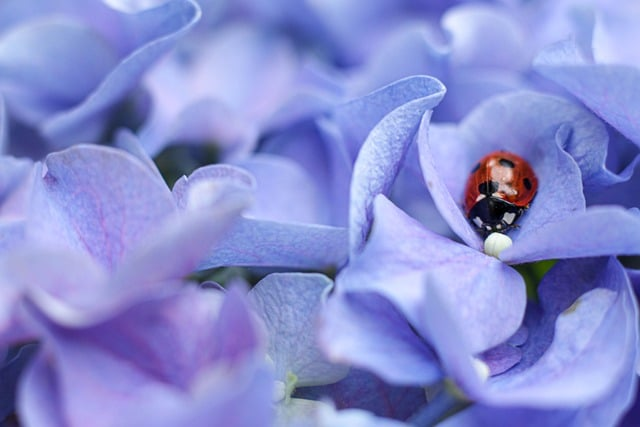
#> input picture Images_Projet/violet.jpg, 640 x 427 px
$ jupyter execute tutoriel.ipynb
#> lines starting #> are read from the running program, lines starting #| are printed output that depends on the picture
# Tutoriel SLIC avec OpenCV

*Arrigoni Ambroise, Benslimane Sarah, Douagi Selma & Sourdrille Nathan*

## Introduction à SLIC

Ce tutoriel aborde la segmentation d'images couleur par l'algorithme SLIC. Il s'agit de la méthode la plus intéressante pour la génération de superpixels.
Le **clustering itératif linéaire simple (SLIC) est une méthode de segmentation d'images utilisée pour générée des superpixels**. Le principe même de SLIC est d'exploiter la redondance spatiale et colorimétrique des images.

Mais commençons par la base, qu'est-ce qu'un superpixel ? Il s'agit tout simplement d'un groupe de pixels voisins qui sont similaires en couleur et proche dans le plan spatial. Autrement dit, on associe des pixels entre eux car ils sont de la même couleur (ou presque) et voisins. Il y a donc deux notions à prendre en compte: la localisation spatiale du pixel et sa couleur.

### Librairies nécessaires

[cell 1]
import cv2
import matplotlib.pyplot as plt
import numpy as np
from skimage.segmentation import slic, mark_boundaries
from skimage import io

### Chargement de l'image

Tout d'abord, il nous faut choisir une image d'étude. On se pose comme objectif de parvenir à segmenter en superpixels l'image *violet.jpg*. C'est une image interessante car elle possède peu de détails et une certaine redondance dans les couleurs et la forme.

[cell 2]
path_images = "../Images_Projet/"
img = cv2.imread(path_images+'violet.jpg',1)
#> img is the input picture: shape (427, 640, 3); mean B, G, R 208.2, 141.9, 135.8
img_rgb = cv2.cvtColor(img, cv2.COLOR_BGR2RGB)

plt.imshow(img_rgb)
plt.title("Image à segmenter en superpixels");

*note: il est inutile d'afficher une image dans l'espace lab.*

### Fonctionnement général de l'algorithme SLIC:
1) Il place des points de départ régulièrement espacés dans l'image, chacun représentant un futur superpixel
2) Il regroupe les pixels autour de ces points en tenant compte de:
    - la couleur
    - la proximité spatiale
3) Il met à jour les centres des superpixels en recalculant leur centre moyen
4) Il répète ces étapes plusieurs fois jusqu'à ce que les superpixels deviennent stables

Pour comparer ou regrouper des couleurs, avec SLIC notamment, l'espace couleur CIELAB est beaucoup plus fiable que RGB. Il s'agit d'un espace de couleur perceptuellement uniforme, c'est à dire que la distance entre deux couleurs en Lab correspond approximativement à ce que l'oeil voit comme différence de couleur.
Cet espace dispose de 3 canaux:
- L: Luminosité; intervalle: [0,100]; 0: noir, 100: blanc
- a: Axe vert/rouge; négatif: vert, positif: rouge
- b: Axe bleu/jaune; négatif: bleu, positif: jaune

Les deux seuls paramètres de SLIC sont (K,m).
K: nombre de superpixels souhaité
- K petit => moins de superpixels, si l'image a beaucoup de détails
- K grand => plus de superpixels, pour une représentation simplifiée de l'image

m (poids de la compacité): équilibre entre la similarité de couleur et la proximité spatiale, d'où:
- m petit => priorité aux couleurs: les superpixels suivent plutôt les variations de couleur, quitte à devenir irréguliers/ s'étirer. idéal pour préserver des contours précis
- m grand => priorité à la forme régulière: les superpixels deviennent plus carrés et uniformes, l'influence de la proximité spatiale augmente, les frontières suivent moins bien les contours de l'image

### Utilisation de la fonction slic de scikit-image

Pour appliquer l'algorithme SLIC sur une image, on peut utiliser la fonction slic de skimage.segmentation. La fonction prend différents paramètres. Voici les principaux paramètres:
- **img**: il faut nécessairement une image avec 3 canaux (RGB).
- **n_segments**: K
- **compactness**: m

À titre informatif, voici une explication des autres paramètres possibles:
- max_num_iter: Nombre max d'itérations
- sigma: Flou gaussien appliqué avant l'algorithme SLIC (utile pour réduire le bruit)
- spacing: paramètre pour image volumétriques 3D, inutile pour les images 2D
- convert2lab: Convertit l'image RGB en Lab (par défaut True)
- enforce_connectivity: Assure que chaque superpixel est une région connexe (True par défaut)
- min_size_factor/max_size_factor: taille des superpixels par rapport à la taille moyenne.
- slic_zero: Active la variante SLICO (Slic Zero) qui cherche automatiquement la meilleur compacité
- start_label: label initial des superpixels

Ainsi, on peut simplement appliquer la fonction slic pour obtenirs les différents segments (labels). Pour afficher les superpixels, on doit utiliser la fonction skimage.segmentation.mark_boundaries qui prend en paramètre:

- img: image en format RGB
- label_img: carte des labels (segments)

et qui renvoie l'image avec les contours.

[cell 3]
segments = slic(
    img_rgb, n_segments=80, compactness=10)
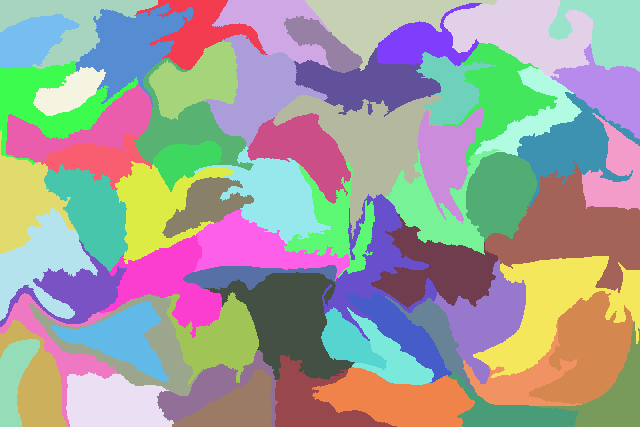
#> segments: shape (427, 640) int64; 66 distinct labels, from 1 to 66; one colour per label, 0 black

img_contour = mark_boundaries(img_rgb, segments, color=(1, 0, 0))
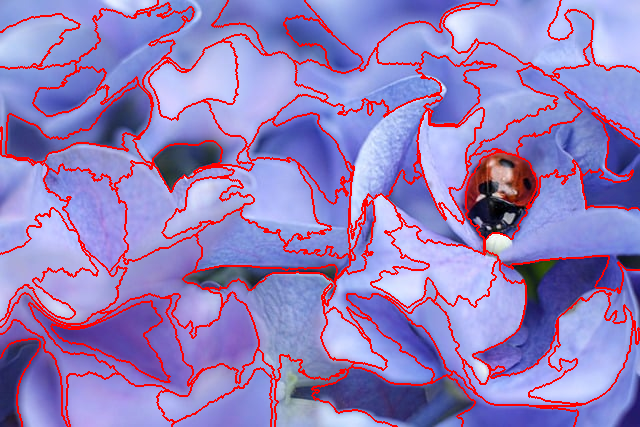
#> img_contour: shape (427, 640, 3) float64; mean R, G, B 0.578, 0.503, 0.737
plt.imshow(img_contour)
plt.title("SLIC - scikitimage ");
